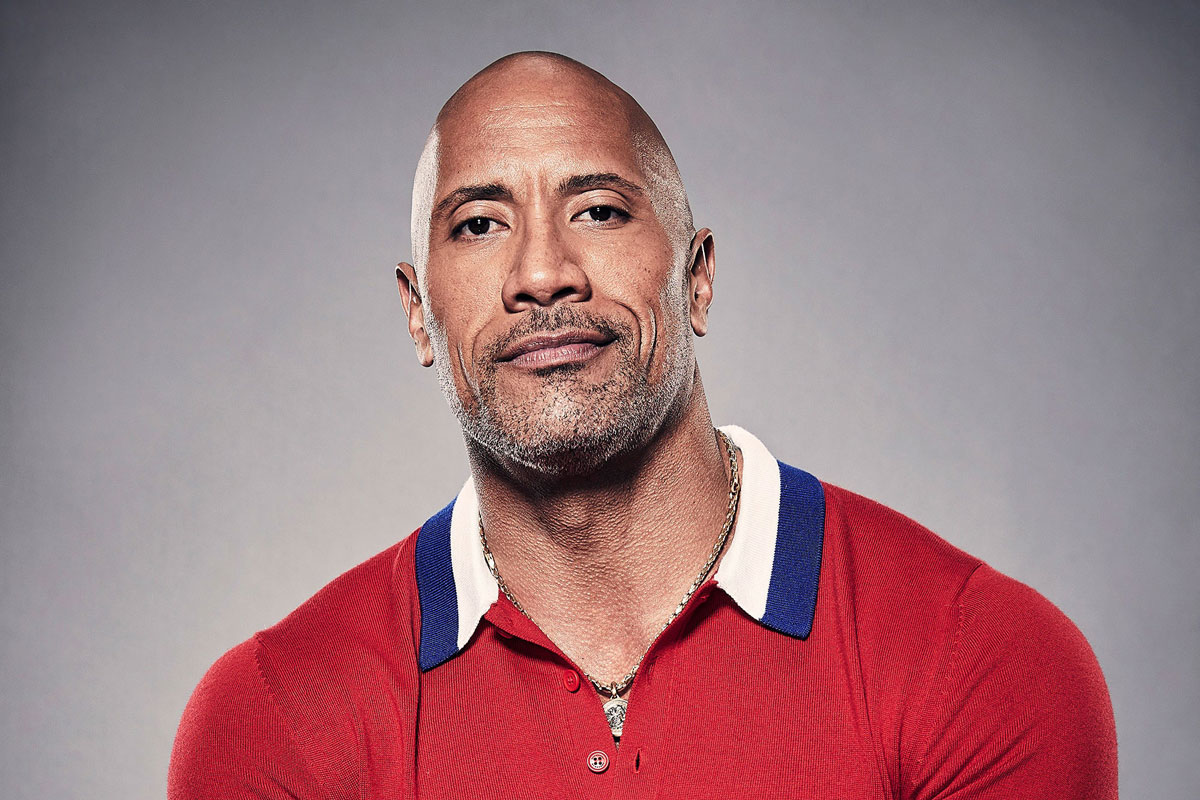
#> input picture test.jpg, 1200 x 800 px, given in place of the camera
$ python multiprocessingtest.py
#> lines starting #> are read from the running program, lines starting #| are printed output that depends on the picture; after the words box and inside, x2 and y2 are one past the last pixel; in counts of white or black regions, pixels touching at a corner belong together
### Joren1/coordinaatzoom6.py
import cv2

def zoomboundaries(img , X, Y, W, H, Scalar):
    Ry = img.shape[0]
    Rx = img.shape[1]
    V = Rx / Ry

    xfc = X + W / 2
    yfc = Y + H / 2

    ymin = max(min(int(yfc - Scalar*H), int(Ry - 2 * Scalar*H)), 0)
    ymax = max(min(int(yfc + Scalar*H), Ry), int(2 * Scalar*H))
    xmin = max(min(int(xfc - V * Scalar * H), int(Rx - V * 2 * Scalar * H)), 0)
    xmax = max(min(int(xfc + V * Scalar * H), Rx), int(V * 2 * Scalar * H))
    return xmin, xmax, ymin, ymax

def crop(img, xmin, xmax, ymin, ymax):
    imgcropped = img[ymin:ymax, xmin:xmax]
    return imgcropped

def resizer(img, Width, Height):
    imgresized = cv2.resize(img, (Width, Height))
    return imgresized

def coordinaatgezicht(faces, face):
    X = faces[face][0]
    Y = faces[face][1]
    W = faces[face][2]
    H = faces[face][3]

    return X, Y, W, H

def gemiddeldelijst(lijst, positie):
    som = 0
    n = len(lijst)
    for i in range(n):
        som += lijst[i][positie]
    return int(som/n)

def mostcentralface(width,faces,Central_bounding):
    if len(faces) != 0 :
        centerpoint = int(width/2)
        xlijst = list()
        for face in range(len(faces)):
            xlijst.append(int(abs(centerpoint - (faces[face][0]+faces[face][2]/2))))
        minx = min(xlijst)
        if minx <= Central_bounding:
            return xlijst.index(minx)
    return False

def coordinaatzoomfunctie():
    HEIGHT = 480
    WIDTH = int(16 / 9 * HEIGHT)
    MIDDLEPOINTX = int(WIDTH / 2)
    MIDDLEPOINTY = int(HEIGHT / 2)
    tijd = 15
    schaal = 1.4
    interpolatielijst = [[MIDDLEPOINTX, MIDDLEPOINTY, MIDDLEPOINTX, MIDDLEPOINTY]] * tijd

    # 1/2 for full screen[|---------------------|] , 1/4 to use only the middle part [-----|----------|-----]
    Central_bounding = int(1 / 6 * WIDTH)

    # creating a variable with the classifiers
    CLASSIFIERS = "haarcascade_frontalface_default.xml"

    # Create cascade
    FaceCascade = cv2.CascadeClassifier(CLASSIFIERS)
    # Capture from camera, 0 because webcam
    capzoom = cv2.VideoCapture(1,cv2.CAP_DSHOW)
    capzoom.set(cv2.CAP_PROP_FOURCC, cv2.VideoWriter_fourcc('M', 'J', 'P', 'G'))
    capzoom.set(cv2.CAP_PROP_FRAME_WIDTH, WIDTH)
    capzoom.set(cv2.CAP_PROP_FRAME_HEIGHT, HEIGHT)

    # sets the variables xmin, xmax etc. to the standard value of the image.
    Xf, Yf, Wf, Hf = MIDDLEPOINTX, MIDDLEPOINTY, MIDDLEPOINTX, MIDDLEPOINTY
    xmin, xmax, ymin, ymax = 0, WIDTH, 0, HEIGHT
    i = 0
    while True:
        status, imgzoom = capzoom.read()
        gray = cv2.cvtColor(imgzoom, cv2.COLOR_BGR2GRAY)
        # Detect the faces
        faces = FaceCascade.detectMultiScale(gray, scaleFactor=1.22, minNeighbors=8, minSize=(60, 60))
        for (x, y, w, h) in faces:
            cv2.rectangle(imgzoom, (x, y), (x + w, y + h), (255, 0, 0), 2)
        #bounding box that represents the part of the image it tracks faces in.
        cv2.rectangle(imgzoom, (int(WIDTH/2) - Central_bounding,0),(int(WIDTH/2)+Central_bounding,HEIGHT),(255,255,255),2)
        face = mostcentralface(WIDTH,faces,Central_bounding)


        if face is not False:
            if len(faces) != 0  and len(faces) >= face + 1:
                Xf, Yf, Wf, Hf = coordinaatgezicht(faces, face)

        interpolatielijst[i % tijd] = [Xf, Yf, Wf, Hf]

        if face is not False:
            Xf = gemiddeldelijst(interpolatielijst,0)
            Yf = gemiddeldelijst(interpolatielijst,1)
            Wf = gemiddeldelijst(interpolatielijst,2)
            Hf = gemiddeldelijst(interpolatielijst,3)

            if len(faces) != 0  and len(faces) >= face + 1:
                (xmin, xmax, ymin, ymax) = zoomboundaries(imgzoom, Xf, Yf, Wf, Hf,schaal)

        imgcropped = crop(imgzoom, xmin, xmax, ymin, ymax)
        imgresized = resizer(imgcropped, WIDTH, HEIGHT)

        cv2.imshow("zoomed", imgresized)
        cv2.imshow("origineel", imgzoom)
        toets = cv2.waitKey(10)
        if toets == 32:
            xmin = 0
            xmax = WIDTH
            ymin = 0
            ymax = HEIGHT

        if toets == 27:
            break
        i += 1

    capzoom.release()

coordinaatzoomfunctie()
#> in coordinaatzoomfunctie, imgzoom is the input picture: shape (800, 1200, 3); mean B, G, R 127.8, 122.1, 159.2
#> in coordinaatzoomfunctie, `gray = cv2.cvtColor(imgzoom, cv2.COLOR_BGR2GRAY)`:
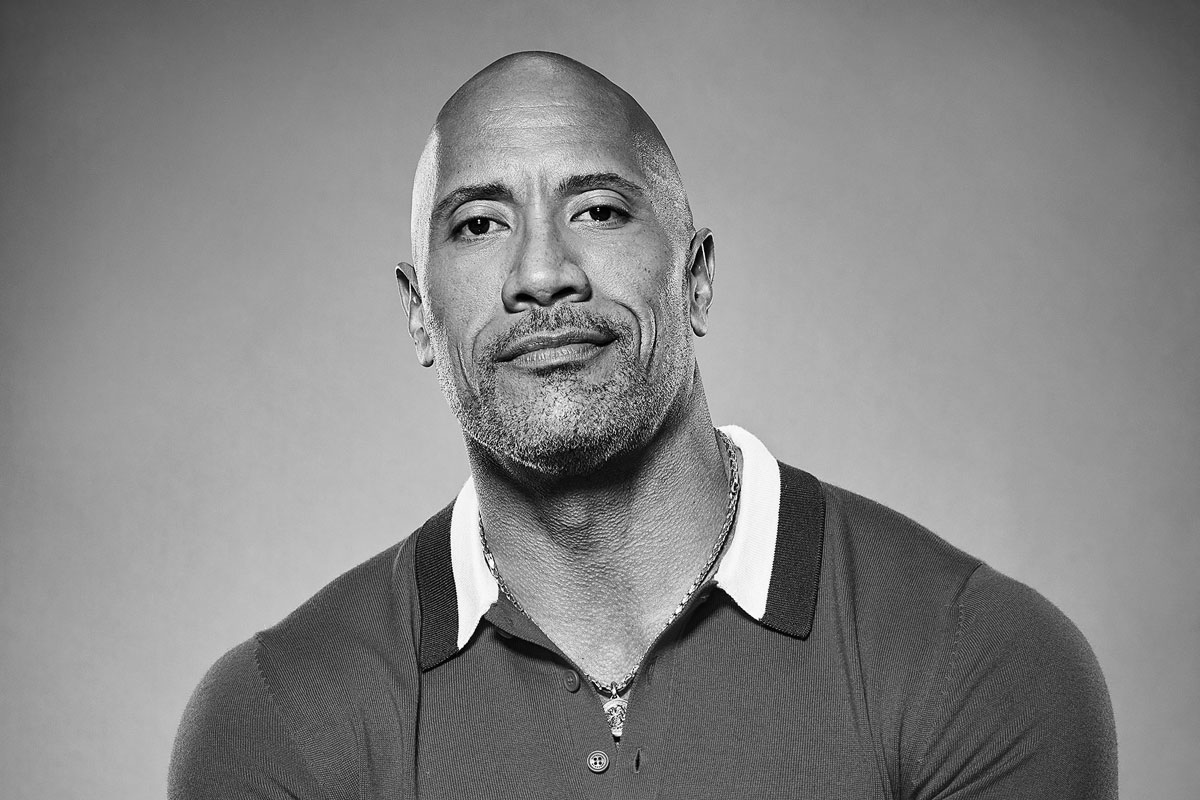
#> gray: shape (800, 1200); min 0, max 255, mean 133.9
#> in coordinaatzoomfunctie, `faces = FaceCascade.detectMultiScale(gray, scaleFactor=1.22, minNeighb..`: faces = [[397, 100, 298, 298]]
#> the loop in coordinaatzoomfunctie, `for (x, y, w, h) in faces:` made 1 pass
#> after the loop in coordinaatzoomfunctie, `for (x, y, w, h) in faces:`:
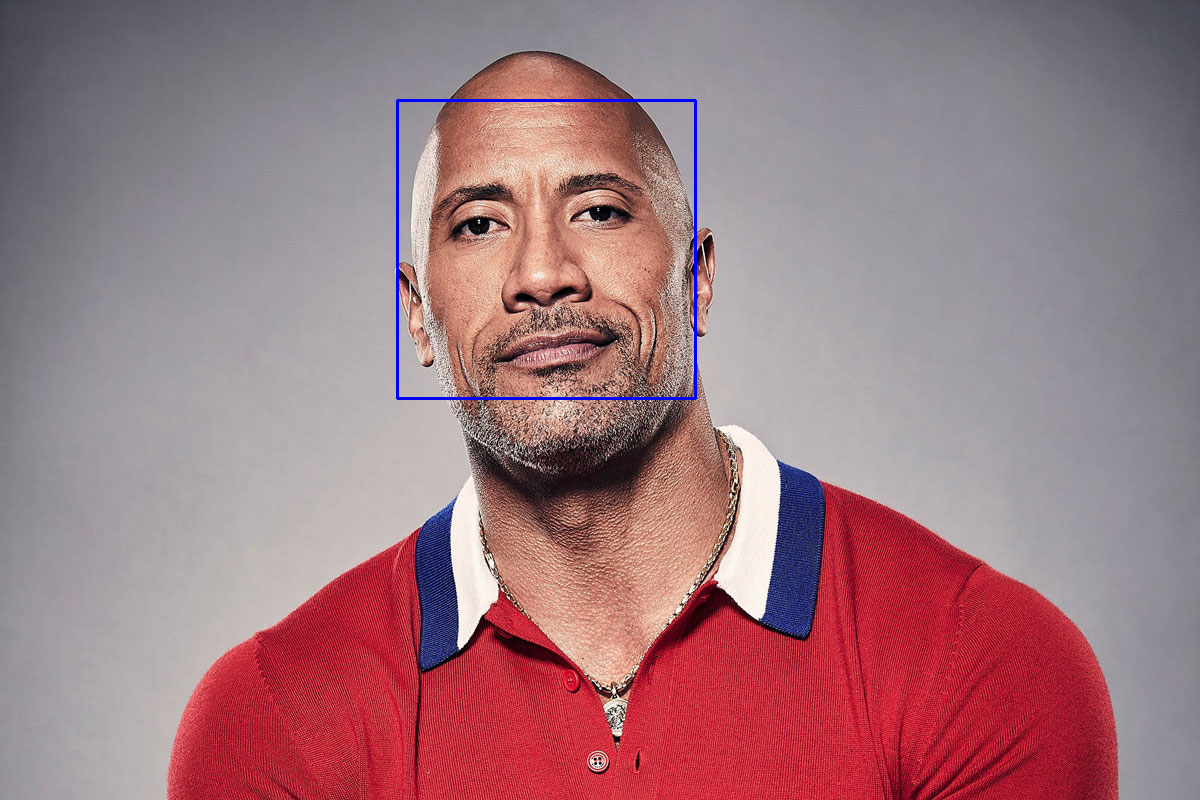
#> imgzoom: shape (800, 1200, 3); 0.37% of pixels changed, all inside (x1, y1, x2, y2) = (396, 99, 697, 400)
#> in coordinaatzoomfunctie, `cv2.rectangle(imgzoom, (int(WIDTH/2) - Central_bounding,0),(int(WIDTH/..`:
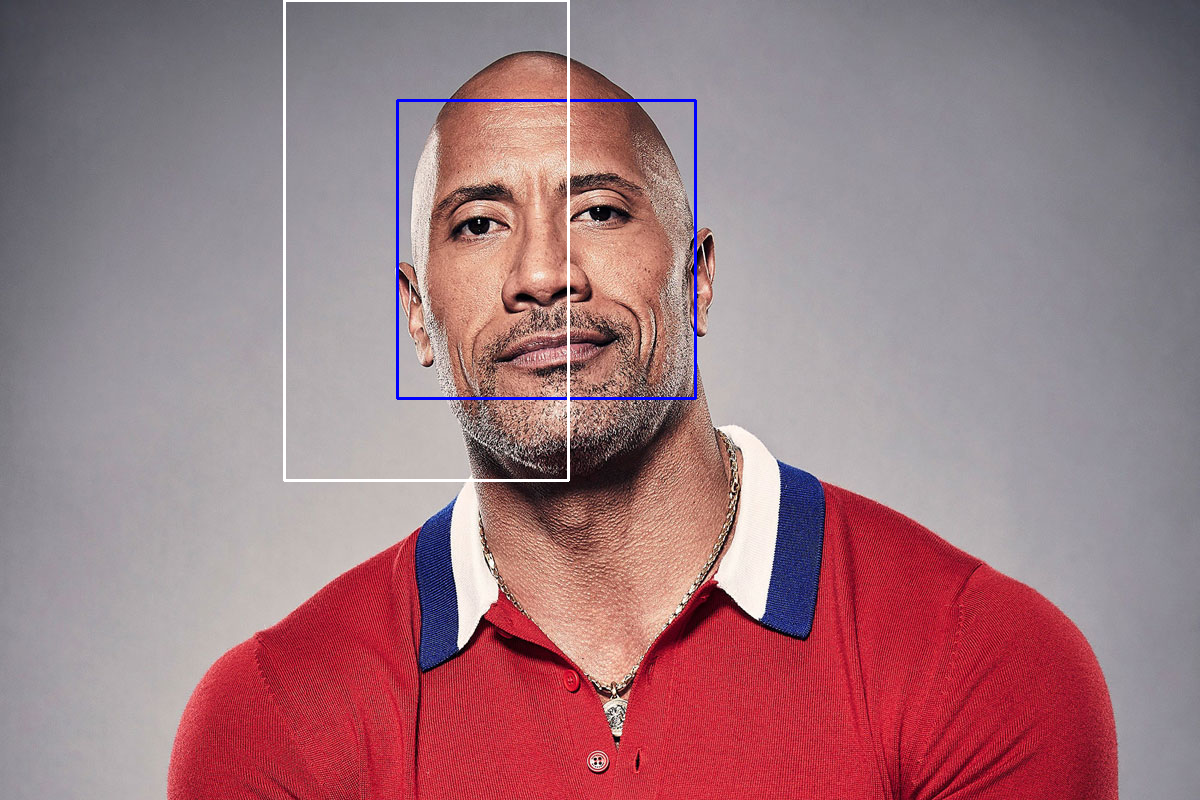
#> imgzoom: shape (800, 1200, 3); 0.45% of pixels changed, all inside (x1, y1, x2, y2) = (283, 0, 570, 482)
#> the loop in mostcentralface, `for face in range(len(faces)):` made 1 pass
#> after the loop in mostcentralface, `for face in range(len(faces)):`: xlijst = [120]
#> in mostcentralface, `minx = min(xlijst)`: minx = 120
#> in coordinaatzoomfunctie, `face = mostcentralface(WIDTH,faces,Central_bounding)`: face = 0
#> in coordinaatgezicht, `X = faces[face][0]`: X = 397
#> in coordinaatgezicht, `Y = faces[face][1]`: Y = 100
#> in coordinaatgezicht, `W = faces[face][2]`: W = 298
#> in coordinaatzoomfunctie, `Xf, Yf, Wf, Hf = coordinaatgezicht(faces, face)`: Xf = 397; Yf = 100; Wf = 298
#> in gemiddeldelijst, `n = len(lijst)`: n = 15
#> the loop in gemiddeldelijst, `for i in range(n):` made 15 passes
#> som on passes 1 to 12: 397, 823, 1249, 1675, 2101, 2527, 2953, 3379, 3805, 4231, 4657, 5083
#> after the loop in gemiddeldelijst, `for i in range(n):`: som = 6361
#> in coordinaatzoomfunctie, `Xf = gemiddeldelijst(interpolatielijst,0)`: Xf = 424
#> the loop in gemiddeldelijst (call 2), `for i in range(n):` made 15 passes
#> som on passes 1 to 12: 100, 340, 580, 820, 1060, 1300, 1540, 1780, 2020, 2260, 2500, 2740
#> in coordinaatzoomfunctie, `Yf = gemiddeldelijst(interpolatielijst,1)`: Yf = 230
#> in coordinaatzoomfunctie, `Wf = gemiddeldelijst(interpolatielijst,2)`: Wf = 417
#> in coordinaatzoomfunctie, `Hf = gemiddeldelijst(interpolatielijst,3)`: Hf = 243
#> in zoomboundaries, `xfc = X + W / 2`: xfc = 632.5
#> in zoomboundaries, `yfc = Y + H / 2`: yfc = 351.5
#> in zoomboundaries, `ymin = max(min(int(yfc - Scalar*H), int(Ry - 2 * Scalar*H)), 0)`: ymin = 11
#> in zoomboundaries, `ymax = max(min(int(yfc + Scalar*H), Ry), int(2 * Scalar*H))`: ymax = 691
#> in zoomboundaries, `xmin = max(min(int(xfc - V * Scalar * H), int(Rx - V * 2 * Scalar * H)..`: xmin = 122
#> in zoomboundaries, `xmax = max(min(int(xfc + V * Scalar * H), Rx), int(V * 2 * Scalar * H))`: xmax = 1142
#> in coordinaatzoomfunctie, `(xmin, xmax, ymin, ymax) = zoomboundaries(imgzoom, Xf, Yf, Wf, Hf,scha..`: xmin = 122; xmax = 1142; ymin = 11; ymax = 691
#> in crop, `imgcropped = img[ymin:ymax, xmin:xmax]`:
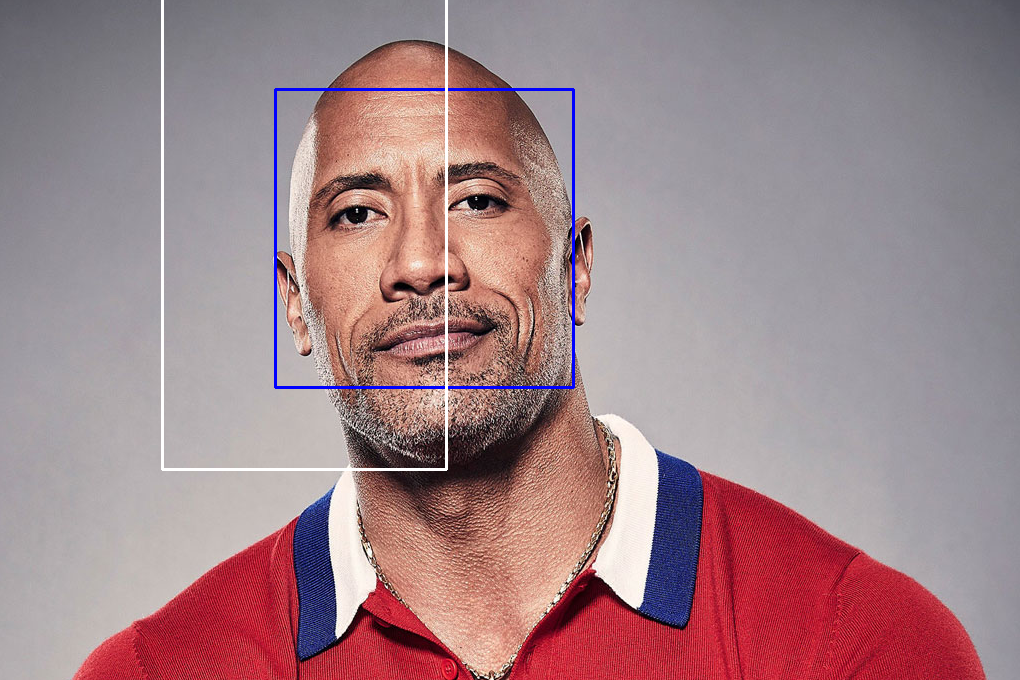
#> imgcropped: shape (680, 1020, 3); mean B, G, R 137.1, 132, 160.8
#> in resizer, `imgresized = cv2.resize(img, (Width, Height))`:
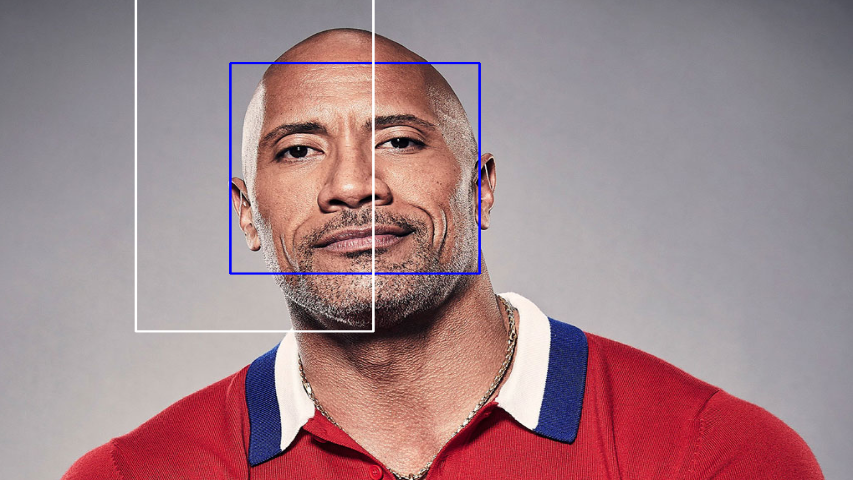
#> imgresized: shape (480, 853, 3); mean B, G, R 137, 131.9, 160.7
#> (key Esc is pressed here)

### Joren1/facedetection.py
import cv2
import time

def facerecognition():
    # creating a variable with the classifiers
    CLASSIFIERS = "haarcascade_frontalface_default.xml"
    # Create cascade
    FaceCascade = cv2.CascadeClassifier(CLASSIFIERS)
    # Creates a video object that takes the image of the webcam
    cap = cv2.VideoCapture(0)


    while True:
        status, img = cap.read()

        gray = cv2.cvtColor(img, cv2.COLOR_BGR2GRAY)
        # Detect the faces
        faces = FaceCascade.detectMultiScale(gray, scaleFactor=1.22, minNeighbors=8, minSize=(60,60))
        for (x, y, w, h) in faces:
            cv2.rectangle(img, (x, y), (x + w, y + h), (255, 0, 0), 2)


        cv2.imshow("beeld",img)

        toets = cv2.waitKey(1)
        if toets == 32:
            print(type(img))
            print(img)
            print("_______________")
        if toets == 27:
            break
    cap.release()

### Joren1/multiprocessingtest.py
import multiprocessing
from facedetection import facerecognition
from coordinaatzoom6 import coordinaatzoomfunctie


def main():
    p2 = multiprocessing.Process(target=coordinaatzoomfunctie)
    p1 = multiprocessing.Process(target=facerecognition)

    p2.start()
#> the loop in coordinaatzoomfunctie (call 2), `for (x, y, w, h) in faces:` made 1 pass
#> the loop in mostcentralface (call 2), `for face in range(len(faces)):` made 1 pass
#> (key Enter is pressed here)
    p1.start()
#> in facerecognition, `faces = FaceCascade.detectMultiScale(gray, scaleFactor=1.22, minNeighb..`: faces = [[397, 100, 298, 298]]
#> the loop in facerecognition, `for (x, y, w, h) in faces:` made 1 pass
#> (key Esc is pressed here)

    p2.join()
    p1.join()
    print("einde")

if __name__ == '__main__':
    main()
